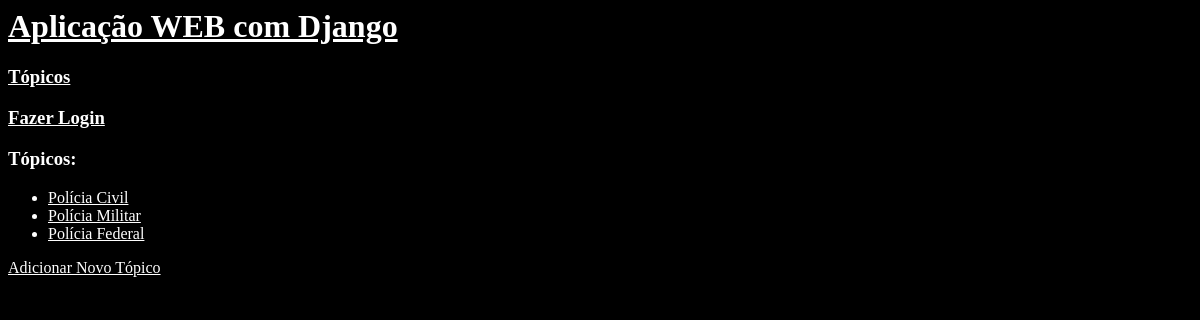
/topics, run on an earlier commit of the app's database.
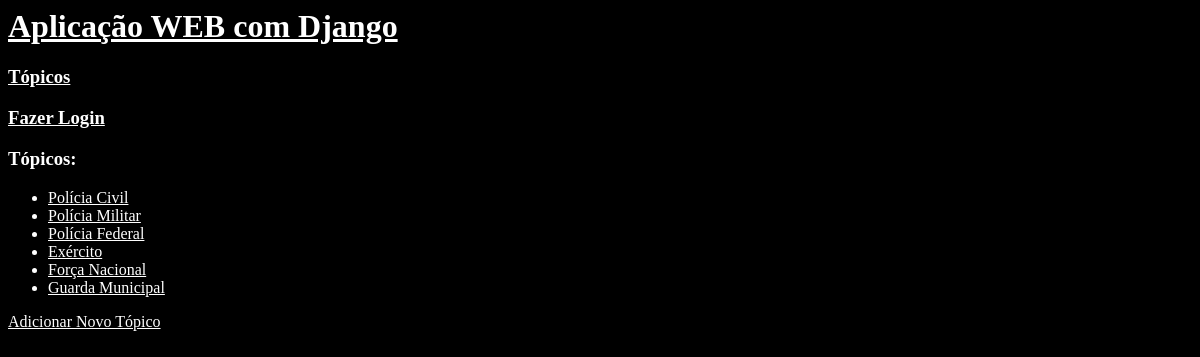
And on a later commit of the database.
### aplicacaoweb01/models.py (models this page shows)
class Topic(models.Model):
    text = models.CharField(max_length=200)
    date_added = models.DateTimeField(auto_now_add=True)
    def __str__(self):
        return self.text

### aplicacaoweb01/views.py (the view)
# urls.py: path('topics', views.topics, name='topics'),
def topics(request):
    topics = Topic.objects.order_by('date_added')
    context = {'topics': topics}
    return render(request, 'aplicacaoweb01/topics.html', context)

### aplicacaoweb01/templates/aplicacaoweb01/topics.html
{% extends "aplicacaoweb01/base.html" %}
{% block content %}
    <h3>Tópicos:</h3>
    <ul>
        {% for topic in topics %}
        <li>
            <a href="{% url 'topic' topic.id %}">{{ topic }}</a>
        </li>
        {% empty %}
        <li>Não há tópicos adicionados.</li>
        {% endfor %}
    </ul>
    <a href="{% url 'new_topic' %}">Adicionar Novo Tópico</a>
{% endblock content %}

### aplicacaoweb01/templates/aplicacaoweb01/base.html (shortened to what this page needs)
<p>
<a href="{% url 'index' %}"><h1>Aplicação WEB com Django</h1></a>
<a href="{% url 'topics' %}"><h3>Tópicos</h3></a>
{%if user.is_authenticated%}
    Olá, {{ user.username }}!
{%else%}
    <a href="{% url 'login' %}"><h3>Fazer Login</h3></a>
{%endif%}
</p>
{% block content %}{% endblock content %}

### aplicacaoweb01/templates/aplicacaoweb01/base.html (style rules this page uses)
* { background-color: black; color: white; }

What changed in the data, as far as the page shows it:
added Topic: text "Exército"
added Topic: text "Força Nacional"
added Topic: text "Guarda Municipal"
